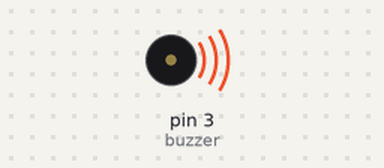
Simulated run of this sketch. Board: Arduino Uno, built with avr-gcc and run on an emulated ATmega328P. On the bench: buzzer (waves = sounding).

Above: at 0.1 s.
At 15.4 s:
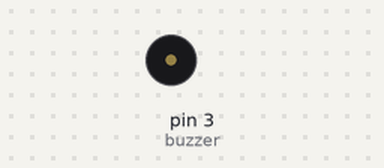
Timing chart, 0 to 16.9 s (numbered marks = the images above):
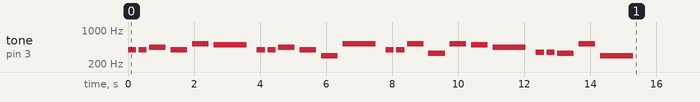

The sketch:

BuzzerHappyBirthday.ino
```cpp
int buzzer = 3;

// Musical note frequencies (Hz) – standard
#define NOTE_C4  262
#define NOTE_D4  294
#define NOTE_E4  330
#define NOTE_F4  349
#define NOTE_G4  392
#define NOTE_A4  440
#define NOTE_B4  494
#define NOTE_C5  523

int melody[] = {
  NOTE_G4, NOTE_G4, NOTE_A4, NOTE_G4, NOTE_C5, NOTE_B4,
  NOTE_G4, NOTE_G4, NOTE_A4, NOTE_G4, NOTE_D4, NOTE_C5,
  NOTE_G4, NOTE_G4, NOTE_C5, NOTE_E4, NOTE_C5, NOTE_B4, NOTE_A4,
  NOTE_F4, NOTE_F4, NOTE_E4, NOTE_C5, NOTE_D4, NOTE_C5
};

int noteDurations[] = {
  4,4,2,2,2,1,
  4,4,2,2,2,1,
  4,4,2,2,2,2,1,
  4,4,2,2,1
};

void setup() {
  for (int i = 0; i < 25; i++) {
    int duration = 1000 / noteDurations[i];
    tone(buzzer, melody[i], duration);
    delay(duration * 1.3);
    noTone(buzzer);
  }
}

void loop() {
}
```
